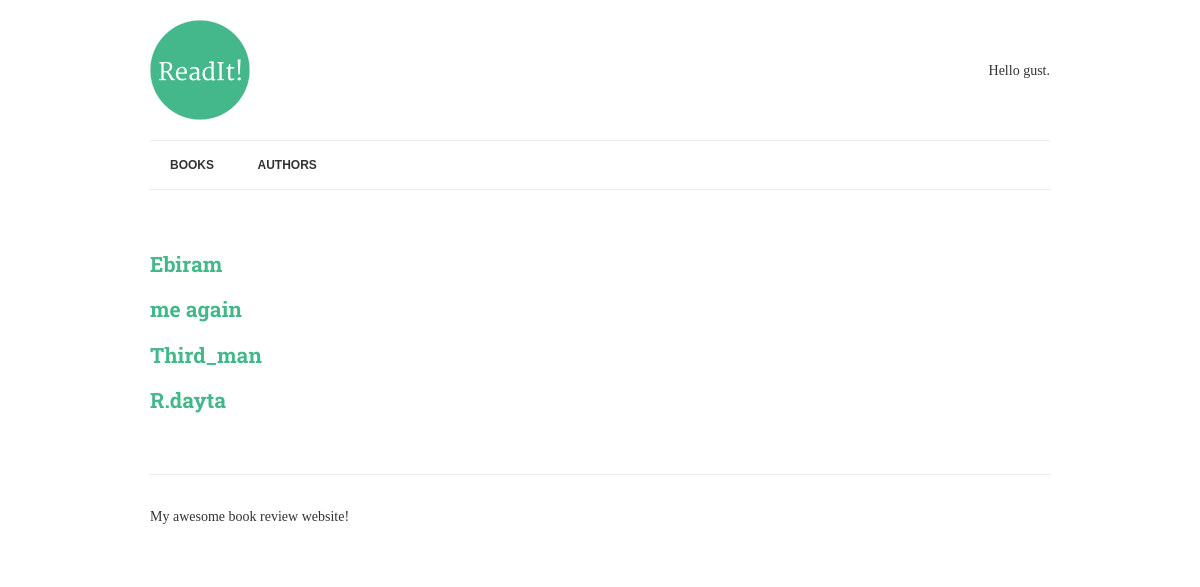
Screenshot of /authors/ with the database file from the repository.
### books/models.py (models this page shows, shortened)
class Author(models.Model):
	name = models.CharField(max_length=70,help_text=' Use pen name,not Real name',
							 unique=True)

### books/views.py (the view)
# urls.py: path('authors/',AuthorList.as_view(),name="authors"),
class AuthorList(View):
    def get(self, request):
        authors=Author.objects.all() #to find out all authors and return to our response
        authors=Author.objects.annotate( #count wich authors how many books have.
            published_books=Count("books")
        ).filter(published_books__gt=0) #filter only authors that have at least 1 publish books
        contex= {
             "authors":authors, #this related with authors.html file for knows as authors
        }
        return render(request, "authors.html", contex)

### books/templates/authors.html
{% extends "base.html" %}
{% block content %}
        {%for author in authors %}  <! -- authors in this loop related to the contex (dictionary var) in views.py file-->
            <h2><a href="{% url 'author-detail' author.pk%}"> {{author.name}} </a></h2>
        {%endfor%}
{% endblock %}

### web_test/static/css/style.css (style rules this page uses)
body { font-family: 'Merriweather', serif; color: #333; font-size: 14px; }
h1, h2, h3, h4, h5, h6 { font-family: 'Roboto Slab', serif; }
a { color: #44B78B; text-decoration: none; }

### rows the page displays
Author: name "Ebiram"
Author: name "me again"
Author: name "Third_man"
Author: name "R.dayta"
